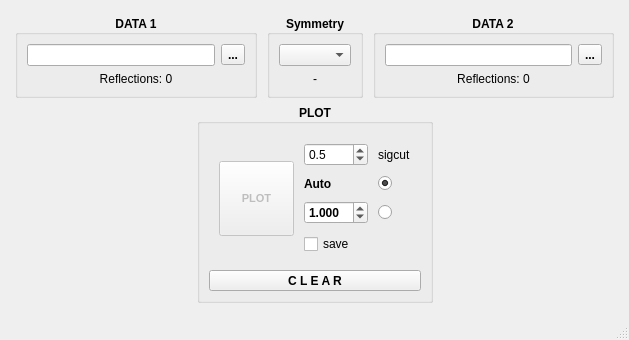
<?xml version="1.0" encoding="UTF-8"?>
<ui version="4.0">
 <class>MainWindow</class>
 <widget class="QMainWindow" name="MainWindow">
  <property name="enabled">
   <bool>true</bool>
  </property>
  <property name="geometry">
   <rect>
    <x>0</x>
    <y>0</y>
    <width>629</width>
    <height>332</height>
   </rect>
  </property>
  <property name="sizePolicy">
   <sizepolicy hsizetype="Preferred" vsizetype="Preferred">
    <horstretch>0</horstretch>
    <verstretch>0</verstretch>
   </sizepolicy>
  </property>
  <property name="windowTitle">
   <string>MainWindow</string>
  </property>
  <property name="windowIcon">
   <iconset>
    <normaloff>../ScriptCollection/SAINT_AnalyzeRawQt.png</normaloff>../ScriptCollection/SAINT_AnalyzeRawQt.png</iconset>
  </property>
  <property name="styleSheet">
   <string notr="true"/>
  </property>
  <property name="animated">
   <bool>true</bool>
  </property>
  <property name="documentMode">
   <bool>false</bool>
  </property>
  <widget class="QWidget" name="centralwidget">
   <layout class="QVBoxLayout" name="verticalLayout">
    <item>
     <layout class="QVBoxLayout" name="verticalLayout_2">
      <property name="spacing">
       <number>6</number>
      </property>
      <property name="leftMargin">
       <number>6</number>
      </property>
      <property name="topMargin">
       <number>6</number>
      </property>
      <property name="rightMargin">
       <number>6</number>
      </property>
      <property name="bottomMargin">
       <number>6</number>
      </property>
      <item>
       <layout class="QHBoxLayout" name="horizontalLayout">
        <property name="spacing">
         <number>10</number>
        </property>
        <property name="leftMargin">
         <number>0</number>
        </property>
        <property name="topMargin">
         <number>0</number>
        </property>
        <property name="rightMargin">
         <number>0</number>
        </property>
        <property name="bottomMargin">
         <number>0</number>
        </property>
        <item>
         <widget class="QGroupBox" name="gb_data_1">
          <property name="sizePolicy">
           <sizepolicy hsizetype="Preferred" vsizetype="Fixed">
            <horstretch>0</horstretch>
            <verstretch>0</verstretch>
           </sizepolicy>
          </property>
          <property name="font">
           <font>
            <weight>75</weight>
            <bold>true</bold>
           </font>
          </property>
          <property name="styleSheet">
           <string notr="true"/>
          </property>
          <property name="title">
           <string>DATA 1</string>
          </property>
          <property name="alignment">
           <set>Qt::AlignCenter</set>
          </property>
          <property name="flat">
           <bool>false</bool>
          </property>
          <property name="checkable">
           <bool>false</bool>
          </property>
          <layout class="QGridLayout" name="gridLayout_3">
           <item row="0" column="0">
            <widget class="QLineEdit" name="le_data_1">
             <property name="enabled">
              <bool>true</bool>
             </property>
             <property name="font">
              <font>
               <weight>50</weight>
               <bold>false</bold>
              </font>
             </property>
             <property name="focusPolicy">
              <enum>Qt::ClickFocus</enum>
             </property>
             <property name="dragEnabled">
              <bool>true</bool>
             </property>
            </widget>
           </item>
           <item row="0" column="1">
            <widget class="QToolButton" name="tb_data_1">
             <property name="minimumSize">
              <size>
               <width>20</width>
               <height>20</height>
              </size>
             </property>
             <property name="text">
              <string>...</string>
             </property>
            </widget>
           </item>
           <item row="2" column="0" colspan="2">
            <widget class="QLabel" name="la_data_1">
             <property name="font">
              <font>
               <weight>50</weight>
               <bold>false</bold>
              </font>
             </property>
             <property name="text">
              <string>Reflections: 0</string>
             </property>
             <property name="alignment">
              <set>Qt::AlignCenter</set>
             </property>
            </widget>
           </item>
          </layout>
         </widget>
        </item>
        <item>
         <widget class="QGroupBox" name="gb_symm">
          <property name="sizePolicy">
           <sizepolicy hsizetype="Preferred" vsizetype="Fixed">
            <horstretch>0</horstretch>
            <verstretch>0</verstretch>
           </sizepolicy>
          </property>
          <property name="font">
           <font>
            <weight>75</weight>
            <bold>true</bold>
           </font>
          </property>
          <property name="title">
           <string>Symmetry</string>
          </property>
          <property name="alignment">
           <set>Qt::AlignCenter</set>
          </property>
          <layout class="QVBoxLayout" name="verticalLayout_5">
           <item>
            <widget class="QComboBox" name="cb_sym">
             <property name="font">
              <font>
               <weight>50</weight>
               <bold>false</bold>
              </font>
             </property>
             <property name="focusPolicy">
              <enum>Qt::NoFocus</enum>
             </property>
            </widget>
           </item>
           <item alignment="Qt::AlignHCenter">
            <widget class="QLabel" name="la_data_sym">
             <property name="font">
              <font>
               <weight>50</weight>
               <bold>false</bold>
              </font>
             </property>
             <property name="text">
              <string>-</string>
             </property>
            </widget>
           </item>
          </layout>
         </widget>
        </item>
        <item>
         <widget class="QGroupBox" name="gb_data_2">
          <property name="sizePolicy">
           <sizepolicy hsizetype="Preferred" vsizetype="Fixed">
            <horstretch>0</horstretch>
            <verstretch>0</verstretch>
           </sizepolicy>
          </property>
          <property name="font">
           <font>
            <weight>75</weight>
            <bold>true</bold>
           </font>
          </property>
          <property name="styleSheet">
           <string notr="true"/>
          </property>
          <property name="title">
           <string>DATA 2</string>
          </property>
          <property name="alignment">
           <set>Qt::AlignCenter</set>
          </property>
          <layout class="QGridLayout" name="gridLayout_4">
           <item row="0" column="0">
            <widget class="QLineEdit" name="le_data_2">
             <property name="enabled">
              <bool>true</bool>
             </property>
             <property name="font">
              <font>
               <weight>50</weight>
               <bold>false</bold>
              </font>
             </property>
             <property name="focusPolicy">
              <enum>Qt::ClickFocus</enum>
             </property>
             <property name="dragEnabled">
              <bool>true</bool>
             </property>
            </widget>
           </item>
           <item row="0" column="1">
            <widget class="QToolButton" name="tb_data_2">
             <property name="text">
              <string>...</string>
             </property>
            </widget>
           </item>
           <item row="1" column="0" colspan="2">
            <widget class="QLabel" name="la_data_2">
             <property name="font">
              <font>
               <weight>50</weight>
               <bold>false</bold>
              </font>
             </property>
             <property name="text">
              <string>Reflections: 0</string>
             </property>
             <property name="alignment">
              <set>Qt::AlignCenter</set>
             </property>
            </widget>
           </item>
          </layout>
         </widget>
        </item>
       </layout>
      </item>
      <item>
       <layout class="QHBoxLayout" name="horizontalLayout_2">
        <item>
         <spacer name="horizontalSpacer">
          <property name="orientation">
           <enum>Qt::Horizontal</enum>
          </property>
          <property name="sizeHint" stdset="0">
           <size>
            <width>40</width>
            <height>20</height>
           </size>
          </property>
         </spacer>
        </item>
        <item>
         <widget class="QGroupBox" name="gb_plot">
          <property name="sizePolicy">
           <sizepolicy hsizetype="Preferred" vsizetype="Fixed">
            <horstretch>0</horstretch>
            <verstretch>0</verstretch>
           </sizepolicy>
          </property>
          <property name="font">
           <font>
            <weight>75</weight>
            <bold>true</bold>
           </font>
          </property>
          <property name="styleSheet">
           <string notr="true"/>
          </property>
          <property name="title">
           <string>PLOT</string>
          </property>
          <property name="alignment">
           <set>Qt::AlignCenter</set>
          </property>
          <layout class="QGridLayout" name="gridLayout_2">
           <item row="0" column="1">
            <layout class="QGridLayout" name="gridLayout">
             <property name="leftMargin">
              <number>10</number>
             </property>
             <property name="topMargin">
              <number>10</number>
             </property>
             <property name="rightMargin">
              <number>10</number>
             </property>
             <property name="bottomMargin">
              <number>10</number>
             </property>
             <property name="spacing">
              <number>10</number>
             </property>
             <item row="0" column="2">
              <widget class="QDoubleSpinBox" name="db_sigcut">
               <property name="font">
                <font>
                 <weight>50</weight>
                 <bold>false</bold>
                </font>
               </property>
               <property name="decimals">
                <number>1</number>
               </property>
               <property name="singleStep">
                <double>0.100000000000000</double>
               </property>
               <property name="value">
                <double>0.500000000000000</double>
               </property>
              </widget>
             </item>
             <item row="0" column="3">
              <widget class="QLabel" name="label">
               <property name="font">
                <font>
                 <weight>50</weight>
                 <bold>false</bold>
                </font>
               </property>
               <property name="text">
                <string>sigcut</string>
               </property>
              </widget>
             </item>
             <item row="3" column="2" colspan="2">
              <widget class="QCheckBox" name="cb_save">
               <property name="font">
                <font>
                 <weight>50</weight>
                 <bold>false</bold>
                </font>
               </property>
               <property name="text">
                <string>save</string>
               </property>
               <property name="checked">
                <bool>false</bool>
               </property>
              </widget>
             </item>
             <item row="0" column="1" rowspan="4">
              <widget class="QToolButton" name="tb_plot">
               <property name="enabled">
                <bool>false</bool>
               </property>
               <property name="minimumSize">
                <size>
                 <width>75</width>
                 <height>75</height>
                </size>
               </property>
               <property name="font">
                <font>
                 <pointsize>8</pointsize>
                 <weight>75</weight>
                 <bold>true</bold>
                </font>
               </property>
               <property name="text">
                <string>PLOT</string>
               </property>
              </widget>
             </item>
             <item row="2" column="2">
              <widget class="QDoubleSpinBox" name="ds_scale">
               <property name="decimals">
                <number>3</number>
               </property>
               <property name="singleStep">
                <double>0.001000000000000</double>
               </property>
               <property name="value">
                <double>1.000000000000000</double>
               </property>
              </widget>
             </item>
             <item row="2" column="3">
              <widget class="QRadioButton" name="rb_scale_2">
               <property name="text">
                <string/>
               </property>
              </widget>
             </item>
             <item row="1" column="2">
              <widget class="QLabel" name="label_3">
               <property name="text">
                <string>Auto</string>
               </property>
              </widget>
             </item>
             <item row="1" column="3">
              <widget class="QRadioButton" name="rb_scale_1">
               <property name="text">
                <string/>
               </property>
               <property name="checked">
                <bool>true</bool>
               </property>
              </widget>
             </item>
            </layout>
           </item>
           <item row="1" column="1">
            <widget class="QToolButton" name="btn_clear">
             <property name="sizePolicy">
              <sizepolicy hsizetype="Expanding" vsizetype="Fixed">
               <horstretch>0</horstretch>
               <verstretch>0</verstretch>
              </sizepolicy>
             </property>
             <property name="text">
              <string>C L E A R</string>
             </property>
            </widget>
           </item>
          </layout>
         </widget>
        </item>
        <item>
         <spacer name="horizontalSpacer_2">
          <property name="orientation">
           <enum>Qt::Horizontal</enum>
          </property>
          <property name="sizeHint" stdset="0">
           <size>
            <width>40</width>
            <height>20</height>
           </size>
          </property>
         </spacer>
        </item>
       </layout>
      </item>
     </layout>
    </item>
   </layout>
  </widget>
  <widget class="QMenuBar" name="menubar">
   <property name="geometry">
    <rect>
     <x>0</x>
     <y>0</y>
     <width>629</width>
     <height>21</height>
    </rect>
   </property>
  </widget>
  <widget class="QStatusBar" name="statusBar"/>
 </widget>
 <resources/>
 <connections/>
</ui>
